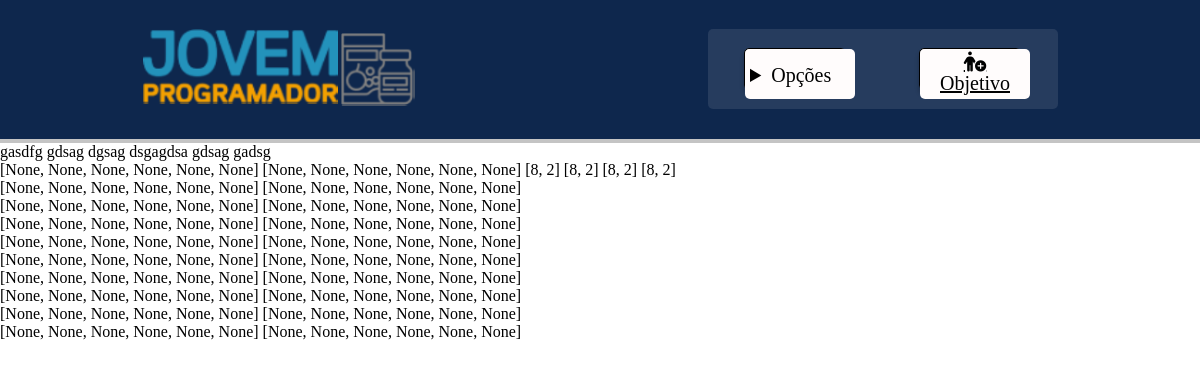
The app's page /diet_screen/ (signed in), older data.
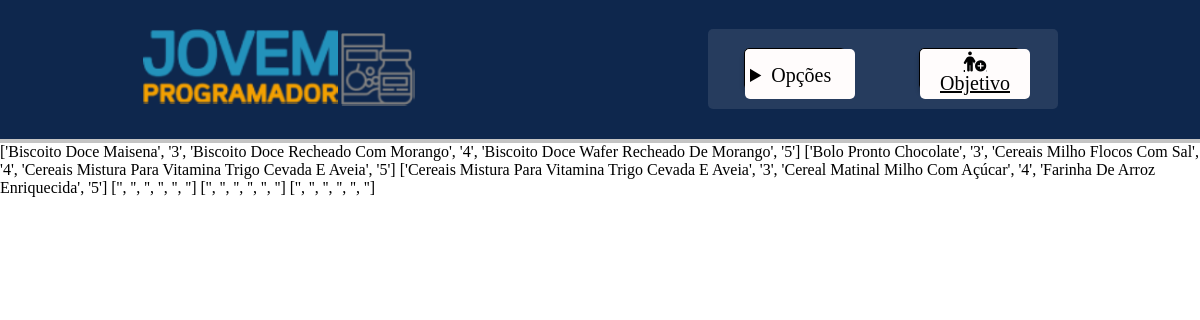
The same page, newer data.
### nutri/models.py (models this page shows)
class ImprimirDieta(models.Model):
    usuario = models.ForeignKey(User, on_delete=models.DO_NOTHING)
    ref_1 = models.CharField(max_length=255)
    ref_2 = models.CharField(max_length=255)
    ref_3 = models.CharField(max_length=255,blank=True)
    ref_4 = models.CharField(max_length=255,blank=True)
    ref_5 = models.CharField(max_length=255,blank=True)
    ref_6 = models.CharField(max_length=255, blank=True, default='')
    def __str__(self):
        return self.usuario.username

### nutri/views.py (the view)
# urls.py: path('diet_screen/', views.diet_screen, name='diet_screen'),
def diet_screen(request):
    dieta = ImprimirDieta.objects.filter(usuario_id=request.user.id)
    print(dieta)
    return render(request, 'paginas/diet_screen.html', {'dieta':dieta})

### nutri/templates/paginas/diet_screen.html (shortened to what this page needs)
{% extends 'base.html'%} {% load static %}
{%block 'sections' %}
<div class="diet">
    {% for a in dieta %}
    <div class="value_det1">
        <label for="">{{ a.ref_1 }}</label>
        <label for="">{{ a.ref_2 }}</label>
        <label for="">{{ a.ref_3 }}</label>
        <label for="">{{ a.ref_4 }}</label>
        <label for="">{{ a.ref_5 }}</label>
        <label for="">{{ a.ref_6 }}</label>
    </div>
    {%endfor%}
</div>
{% endblock %}

### templates/base.html (shortened to what this page needs)
<!DOCTYPE html>
{% load static %}
<html lang="pt-br">
  <head>
    <link rel="stylesheet" href="{% static 'css/base.css' %}" />
    <link rel="stylesheet" href="{% static 'css/google.css' %}" />
    <link rel="stylesheet" href="{% static 'css/cadastro.css' %}" />
    <link rel="stylesheet" href="{% static 'css/criar_dieta.css' %}" />
    <link rel="stylesheet" href="{% static 'css/home.css' %}" />
    <link rel="stylesheet" href="{% static 'css/introducao.css' %}" />
    <link rel="stylesheet" href="{% static 'css/login.css' %}" />
    <link rel="stylesheet" href="{% static 'css/tmb.css' %}" />
    <link
      href="{% static 'fontawesomefree/css/all.min.css' %}"
      rel="stylesheet"
      type="text/css"
    />
  </head>
  <body>
    <header>
      <nav>
        <div class="select_home">
          <a href="{%url 'home'%}">
            <img src="{% static 'img\logo_jovem_programador.png' %}" alt="" />
          </a>
        </div>
        <div class="select_opçoes">
          <div class="user">
            <details>
              <summary>Opções</summary>
            </details>
          </div>
          <div class="criar_diet">
            {% if request.path == "/introduçâo/" %}
            <a href="{%url 'tela_tmb'%}"
              ><i class="fa-solid fa-person-circle-plus"></i>Criar Dieta</a
            >
            {%else%}
            <a href="{%url 'introdução'%}"
              ><i class="fa-solid fa-person-circle-plus"></i>Objetivo</a
            >{%endif%}
          </div>
        </div>
      </nav>
    </header>
    <div>{%block 'sections'%} {%endblock%}</div>
  </body>
</html>

### templates/static/css/base.css (style rules this page uses)
html,body { width: 100%; margin:0px; }
header,nav { width: 100%; height: 140px; background: #0e274d; display: flex; justify-content: space-around; align-items: center; border-bottom:#C4C4C4 3px solid; }
.select_home { width: 280px; height: 80px; }
.select_home > a,.select_home > a > img { width: 100%; height: 100%; }
.select_opçoes { display:flex; justify-content: space-around; align-items: center; width: 350px; height: 80px; background: rgba(238, 238, 238, 0.1); border-radius: 5px; }
.select_opçoes>div { width: 100px; height: 40px; background: #C4C4C4; border: 1px solid #000000; box-shadow: 0px 4px 4px rgba(0, 0, 0, 0.25); border-radius: 5px; }
.criar_diet>a { font-size: 20px; display: flex; flex-direction: column; justify-content: center; align-items: center; width: 100%; height: 100%; color: black ; background-color: #FFFCFC ; border-radius: 5px; padding: 5px; }
.user > details { font-size: 20px; display: flex; flex-direction: column; align-items: center; width: 100%; height: 100%; color: black ; background-color: #FFFCFC ; border-radius: 5px; padding: 5px; }
.user > details > summary { width: 100%; height: 100%; margin-top:10px; }

Row changes from the older to the newer data that the page shows:
removed ImprimirDieta: ref_1 "gasdfg", ref_2 "gdsag", ref_3 "dgsag", ref_4 "dsgagdsa", ref_5 "gdsag", ref_6 "gadsg"
removed ImprimirDieta: ref_1 "[None, None, None, None, None, None]", ref_2 "[None, None, None, None, None, None]", ref_3 "[8, 2]", ref_4 "[8, 2]", ref_5 "[8, 2]", ref_6 "[8, 2]"
removed ImprimirDieta: ref_1 "[None, None, None, None, None, None]", ref_2 "[None, None, None, None, None, None]"
removed ImprimirDieta: ref_1 "[None, None, None, None, None, None]", ref_2 "[None, None, None, None, None, None]"
removed ImprimirDieta: ref_1 "[None, None, None, None, None, None]", ref_2 "[None, None, None, None, None, None]"
removed ImprimirDieta: ref_1 "[None, None, None, None, None, None]", ref_2 "[None, None, None, None, None, None]"
removed ImprimirDieta: ref_1 "[None, None, None, None, None, None]", ref_2 "[None, None, None, None, None, None]"
removed ImprimirDieta: ref_1 "[None, None, None, None, None, None]", ref_2 "[None, None, None, None, None, None]"
removed ImprimirDieta: ref_1 "[None, None, None, None, None, None]", ref_2 "[None, None, None, None, None, None]"
removed ImprimirDieta: ref_1 "[None, None, None, None, None, None]", ref_2 "[None, None, None, None, None, None]"
removed ImprimirDieta: ref_1 "[None, None, None, None, None, None]", ref_2 "[None, None, None, None, None, None]"
added ImprimirDieta: ref_1 "['Biscoito Doce Maisena', '3', 'Biscoito Doce Recheado Com Morango', '4', 'Biscoito Doce Wafer Recheado De Morango', '5']", ref_2 "['Bolo Pronto Chocolate', '3', 'Cereais Milho Flocos Com Sal', '4', 'Cereais Mistura Para Vitamina Trigo Cevada E Aveia', '5']", ref_3 "['Cereais Mistura Para Vitamina Trigo Cevada E Aveia', '3', 'Cereal Matinal Milho Com Açúcar', '4', 'Farinha De Arroz Enriquecida', '5']", ref_4 "['', '', '', '', '', '']", ref_5 "['', '', '', '', '', '']", ref_6 "['', '', '', '', '', '']"
